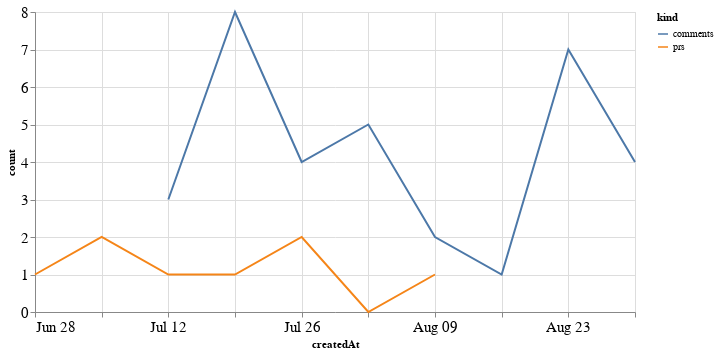

The cell this chart's notebook holds for it:
### Code cell
alt.Chart(total_time, width=600).mark_line().encode(
    x='createdAt',
    y='count',
    color='kind'
)

### Figure 1 — Vega-Lite specification as saved in the notebook (floating-point values rounded to 4 significant figures)
{"config": {"axisLeft": {"labelFontSize": 15}, "axisBottom": {"labelFontSize": 15}}, "data": {"name": "data-eb690635203de2a54f508a88ac7df29a"}, "mark": "line", "encoding": {"color": {"type": "nominal", "field": "kind"}, "x": {"type": "temporal", "field": "createdAt"}, "y": {"type": "quantitative", "field": "count"}}, "width": 600, "$schema": "https://vega.github.io/schema/vega-lite/v4.8.1.json", "datasets": {"data-eb690635203de2a54f508a88ac7df29a": [{"createdAt": "2020-06-28T00:00:00", "kind": "prs", "count": 1.0}, {"createdAt": "2020-07-05T00:00:00", "kind": "prs", "count": 2.0}, {"createdAt": "2020-07-12T00:00:00", "kind": "prs", "count": 1.0}, {"createdAt": "2020-07-19T00:00:00", "kind": "prs", "count": 1.0}, {"createdAt": "2020-07-26T00:00:00", "kind": "prs", "count": 2.0}, {"createdAt": "2020-08-02T00:00:00", "kind": "prs", "count": 0.0}, {"createdAt": "2020-08-09T00:00:00", "kind": "prs", "count": 1.0}, {"createdAt": "2020-08-16T00:00:00", "kind": "prs", "count": null}, {"createdAt": "2020-08-23T00:00:00", "kind": "prs", "count": null}, {"createdAt": "2020-08-30T00:00:00", "kind": "prs", "count": null}, {"createdAt": "2020-06-28T00:00:00", "kind": "comments", "count": null}, {"createdAt": "2020-07-05T00:00:00", "kind": "comments", "count": null}, {"createdAt": "2020-07-12T00:00:00", "kind": "comments", "count": 3.0}, {"createdAt": "2020-07-19T00:00:00", "kind": "comments", "count": 8.0}, {"createdAt": "2020-07-26T00:00:00", "kind": "comments", "count": 4.0}, {"createdAt": "2020-08-02T00:00:00", "kind": "comments", "count": 5.0}, {"createdAt": "2020-08-09T00:00:00", "kind": "comments", "count": 2.0}, {"createdAt": "2020-08-16T00:00:00", "kind": "comments", "count": 1.0}, {"createdAt": "2020-08-23T00:00:00", "kind": "comments", "count": 7.0}, {"createdAt": "2020-08-30T00:00:00", "kind": "comments", "count": 4.0}]}}
